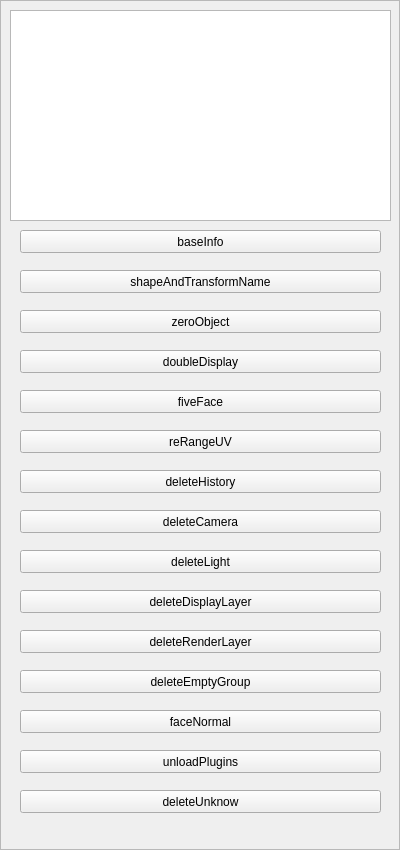
<?xml version="1.0" encoding="UTF-8"?>
<ui version="4.0">
 <class>Frame</class>
 <widget class="QFrame" name="Frame">
  <property name="geometry">
   <rect>
    <x>0</x>
    <y>0</y>
    <width>400</width>
    <height>850</height>
   </rect>
  </property>
  <property name="windowTitle">
   <string>Frame</string>
  </property>
  <property name="frameShape">
   <enum>QFrame::StyledPanel</enum>
  </property>
  <property name="frameShadow">
   <enum>QFrame::Raised</enum>
  </property>
  <widget class="QTextEdit" name="textEdit">
   <property name="geometry">
    <rect>
     <x>10</x>
     <y>10</y>
     <width>381</width>
     <height>211</height>
    </rect>
   </property>
  </widget>
  <widget class="QPushButton" name="pushButton4">
   <property name="geometry">
    <rect>
     <x>20</x>
     <y>350</y>
     <width>361</width>
     <height>23</height>
    </rect>
   </property>
   <property name="text">
    <string>doubleDisplay</string>
   </property>
   <property name="+command" stdset="0">
    <string>&quot;t.doubleDisplay()&quot;</string>
   </property>
  </widget>
  <widget class="QPushButton" name="pushButton1">
   <property name="geometry">
    <rect>
     <x>20</x>
     <y>230</y>
     <width>361</width>
     <height>23</height>
    </rect>
   </property>
   <property name="text">
    <string>baseInfo</string>
   </property>
   <property name="+command" stdset="0">
    <string>&quot;t.checkBaseInfo()&quot;</string>
   </property>
  </widget>
  <widget class="QPushButton" name="pushButton6">
   <property name="geometry">
    <rect>
     <x>20</x>
     <y>430</y>
     <width>361</width>
     <height>23</height>
    </rect>
   </property>
   <property name="text">
    <string>reRangeUV</string>
   </property>
   <property name="+command" stdset="0">
    <string>&quot;t.checkUV()&quot;</string>
   </property>
  </widget>
  <widget class="QPushButton" name="pushButton10">
   <property name="geometry">
    <rect>
     <x>20</x>
     <y>590</y>
     <width>361</width>
     <height>23</height>
    </rect>
   </property>
   <property name="text">
    <string>deleteDisplayLayer</string>
   </property>
   <property name="+command" stdset="0">
    <string>&quot;t.deleteDisplayLayer()&quot;</string>
   </property>
  </widget>
  <widget class="QPushButton" name="pushButton3">
   <property name="geometry">
    <rect>
     <x>20</x>
     <y>310</y>
     <width>361</width>
     <height>23</height>
    </rect>
   </property>
   <property name="text">
    <string>zeroObject</string>
   </property>
   <property name="+command" stdset="0">
    <string>&quot;t.zeroObject()&quot;</string>
   </property>
  </widget>
  <widget class="QPushButton" name="pushButton9">
   <property name="geometry">
    <rect>
     <x>20</x>
     <y>550</y>
     <width>361</width>
     <height>23</height>
    </rect>
   </property>
   <property name="text">
    <string>deleteLight</string>
   </property>
   <property name="+command" stdset="0">
    <string>&quot;t.deleteLight()&quot;</string>
   </property>
  </widget>
  <widget class="QPushButton" name="pushButton2">
   <property name="geometry">
    <rect>
     <x>20</x>
     <y>270</y>
     <width>361</width>
     <height>23</height>
    </rect>
   </property>
   <property name="text">
    <string>shapeAndTransformName</string>
   </property>
   <property name="+command" stdset="0">
    <string>&quot;t.checkShapeTransName()&quot;</string>
   </property>
  </widget>
  <widget class="QPushButton" name="pushButton8">
   <property name="geometry">
    <rect>
     <x>20</x>
     <y>510</y>
     <width>361</width>
     <height>23</height>
    </rect>
   </property>
   <property name="text">
    <string>deleteCamera</string>
   </property>
   <property name="+command" stdset="0">
    <string>&quot;t.deleteCamera()&quot;</string>
   </property>
  </widget>
  <widget class="QPushButton" name="pushButton14">
   <property name="geometry">
    <rect>
     <x>20</x>
     <y>750</y>
     <width>361</width>
     <height>23</height>
    </rect>
   </property>
   <property name="text">
    <string>unloadPlugins</string>
   </property>
   <property name="+command" stdset="0">
    <string>&quot;t.unloadPlugins()&quot;</string>
   </property>
  </widget>
  <widget class="QPushButton" name="pushButton5">
   <property name="geometry">
    <rect>
     <x>20</x>
     <y>390</y>
     <width>361</width>
     <height>23</height>
    </rect>
   </property>
   <property name="text">
    <string>fiveFace</string>
   </property>
   <property name="+command" stdset="0">
    <string>&quot;t.checkFiveFace()&quot;</string>
   </property>
  </widget>
  <widget class="QPushButton" name="pushButton7">
   <property name="geometry">
    <rect>
     <x>20</x>
     <y>470</y>
     <width>361</width>
     <height>23</height>
    </rect>
   </property>
   <property name="text">
    <string>deleteHistory</string>
   </property>
   <property name="+command" stdset="0">
    <string>&quot;t.deleteHistory()&quot;</string>
   </property>
  </widget>
  <widget class="QPushButton" name="pushButton11">
   <property name="geometry">
    <rect>
     <x>20</x>
     <y>630</y>
     <width>361</width>
     <height>23</height>
    </rect>
   </property>
   <property name="text">
    <string>deleteRenderLayer</string>
   </property>
   <property name="+command" stdset="0">
    <string>&quot;t.deleteRenderLayer()&quot;</string>
   </property>
  </widget>
  <widget class="QPushButton" name="pushButton15">
   <property name="geometry">
    <rect>
     <x>20</x>
     <y>790</y>
     <width>361</width>
     <height>23</height>
    </rect>
   </property>
   <property name="text">
    <string>deleteUnknow</string>
   </property>
   <property name="+command" stdset="0">
    <string>&quot;t.deleteUnknowNode()&quot;</string>
   </property>
  </widget>
  <widget class="QPushButton" name="pushButton12">
   <property name="geometry">
    <rect>
     <x>20</x>
     <y>670</y>
     <width>361</width>
     <height>23</height>
    </rect>
   </property>
   <property name="text">
    <string>deleteEmptyGroup</string>
   </property>
   <property name="+command" stdset="0">
    <string>&quot;t.deleteEmptyGroups()&quot;</string>
   </property>
  </widget>
  <widget class="QPushButton" name="pushButton13">
   <property name="geometry">
    <rect>
     <x>20</x>
     <y>710</y>
     <width>361</width>
     <height>23</height>
    </rect>
   </property>
   <property name="text">
    <string>faceNormal</string>
   </property>
  </widget>
 </widget>
 <resources/>
 <connections/>
</ui>
